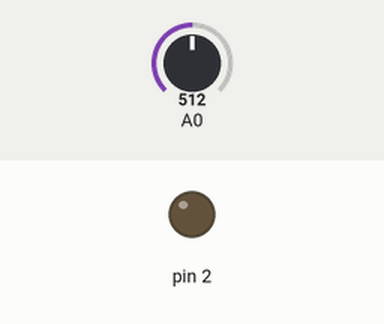
Bench run of a sketch on a simulated Arduino Uno, built with avr-gcc and run on an emulated ATmega328P. Shown: output pins drawn as LEDs (lit = HIGH). The inputs (shaded band) are chosen by the test bench; at power-on: A0 = 512.

Above: at 1.2 s.
1.3 s: A0 set to 216
2.8 s: A0 set to 193
At 3.6 s:
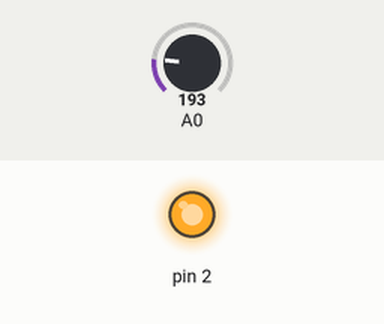
5.8 s: A0 set to 210
At 7.0 s:
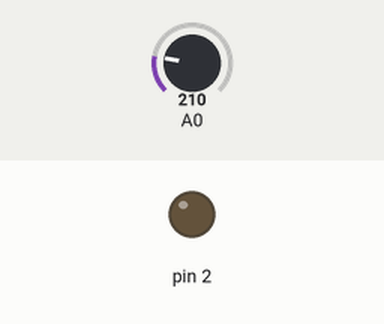
7.3 s: A0 set to 190
At 8.2 s:
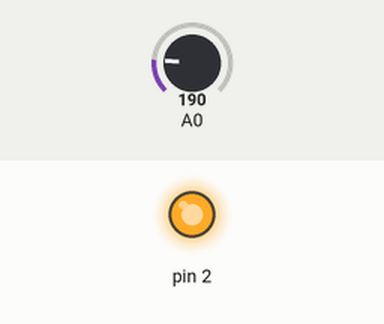
Timing chart, 0 to 9.8 s (numbered marks = the images above; inputs shaded):
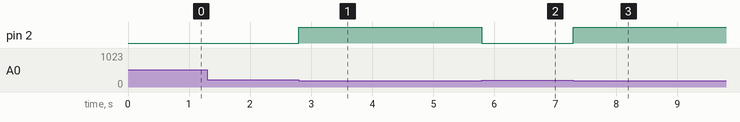

The sketch:

iot_smart_home1.ino
```cpp
#include <IRremote.h>

IRrecv ir_recv(10);
decode_results results;

void setup()
{
  pinMode(2, OUTPUT);
  ir_recv.enableIRIn();
  Serial.begin(9600);
}
void loop()
{
  int cds_sensor_value = 0;

  cds_sensor_value = analogRead(A0);

  if(ir_recv.decode(&results))
  {
    Serial.println(results.value);
    delay(30);
    ir_recv.resume();

  if(results.value == 16593103)
  {
    digitalWrite(2, HIGH);
  }
  if(results.value == 16582903)
  {
    digitalWrite(2, LOW);
  }
}

if(cds_sensor_value<200)
{
  digitalWrite(2, HIGH);
}
   else
   {
     digitalWrite(2, LOW);
   }
}
```

Measured:
- the behaviour switches between 200 and 199 on A0 (found by bisection; images 0 and 1)
- after the input at 1.3 s, every drawn part: stays the same
- after the input at 2.8 s, pin 2: LOW → HIGH at once
- after the input at 5.8 s, pin 2: HIGH → LOW at once
- after the input at 7.3 s, pin 2: LOW → HIGH at once
